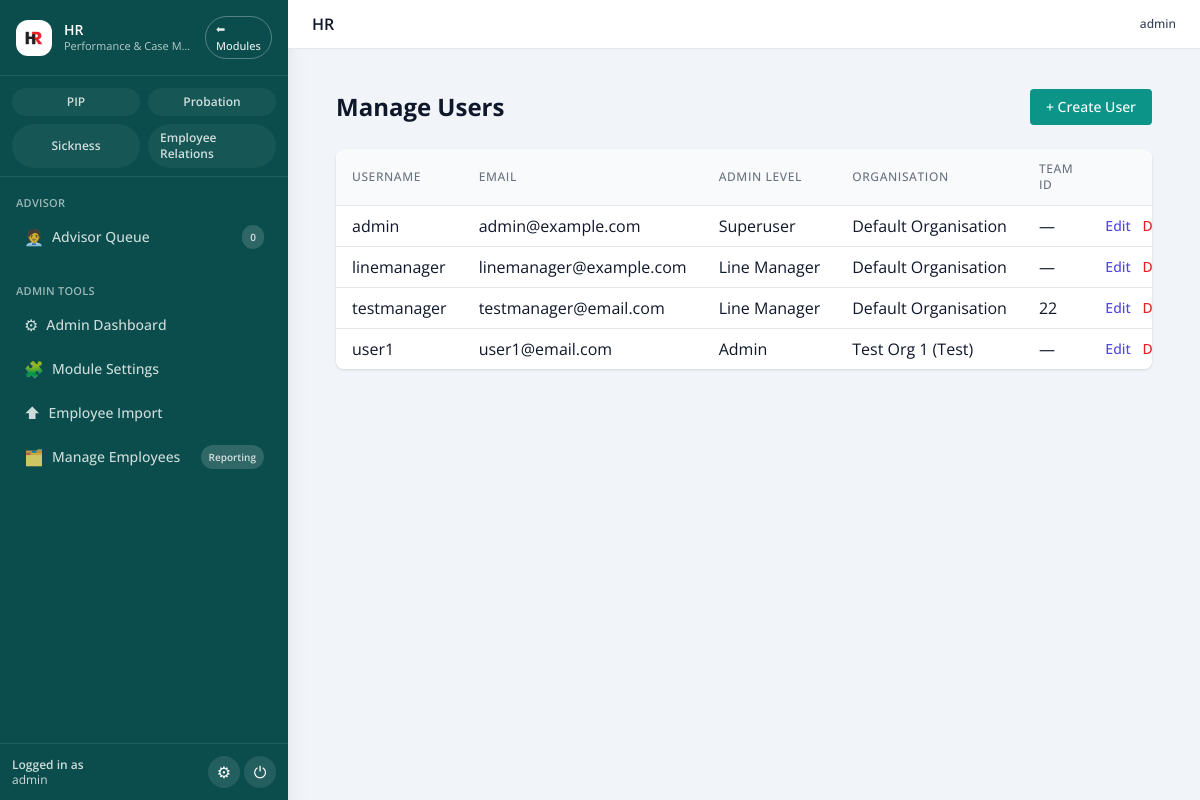
The app's page /admin/users (signed in) with its own data.
### pip_app/models.py (models this page shows, shortened)
class User(db.Model, UserMixin):
    id = db.Column(db.Integer, primary_key=True)
    username = db.Column(db.String(80), unique=True, nullable=False)
    email = db.Column(db.String(120), unique=True, nullable=False)
    password_hash = db.Column(db.String(200), nullable=False)
    admin_level = db.Column(db.Integer, default=0)  # 0 = line mgr, 1 = admin, 2 = superuser
    team_id = db.Column(db.Integer, nullable=True)
    organisation_id = db.Column(
        db.Integer,
        db.ForeignKey("organisations.id"),
        nullable=True,
        index=True,
    )
    organisation = db.relationship(
        "Organisation",
        backref=db.backref("users", lazy=True),
    )
    def is_admin(self):
        return self.admin_level >= 1
    def is_superuser(self):
        return self.admin_level == 2

class Organisation(db.Model):
    __tablename__ = "organisations"
    id = db.Column(db.Integer, primary_key=True)
    name = db.Column(db.String(255), nullable=False, default="Default Organisation")
    slug = db.Column(
        db.String(255),
        nullable=False,
        unique=True,
        index=True,
        default="default-organisation",
    )
    is_active = db.Column(db.Boolean, nullable=False, default=True)
    primary_colour = db.Column(db.String(20), nullable=True)
    secondary_colour = db.Column(db.String(20), nullable=True)
    logo_url = db.Column(db.String(500), nullable=True)
    font_family = db.Column(db.String(100), nullable=True)
    sector_pack = db.Column(db.String(100), nullable=True)
    created_at = db.Column(db.DateTime, default=datetime.utcnow, nullable=False)
    updated_at = db.Column(
        db.DateTime,
        default=datetime.utcnow,
        onupdate=datetime.utcnow,
        nullable=False,
    )

### old files/app - 050226.py (the view)
@app.route('/admin/users')
@login_required
def manage_users():
    if not current_user.is_superuser():
        flash('Access denied.', 'danger')
        return redirect(url_for('dashboard'))
    users = User.query.all()
    return render_template('admin_users.html', users=users)

### templates/admin_users.html (shortened to what this page needs)
{% extends "base.html" %}
{% block content %}
<div class="p-6">
  <div class="flex items-center justify-between mb-6">
    <h1 class="text-2xl font-bold">Manage Users</h1>
    <a href="{{ url_for('create_user') }}" class="inline-flex items-center px-4 py-2 bg-teal-600 text-white text-sm font-medium rounded hover:bg-teal-700">
      + Create User
    </a>
  </div>
  <div class="overflow-x-auto bg-white shadow rounded-lg">
    <table class="min-w-full divide-y divide-gray-200">
      <thead class="bg-gray-50">
        <tr>
          <th class="px-4 py-3 text-left text-xs font-medium text-gray-500 uppercase tracking-wider">Username</th>
          <th class="px-4 py-3 text-left text-xs font-medium text-gray-500 uppercase tracking-wider">Email</th>
          <th class="px-4 py-3 text-left text-xs font-medium text-gray-500 uppercase tracking-wider">Admin Level</th>
          <th class="px-4 py-3 text-left text-xs font-medium text-gray-500 uppercase tracking-wider">Organisation</th>
          <th class="px-4 py-3 text-left text-xs font-medium text-gray-500 uppercase tracking-wider">Team ID</th>
          <th class="px-4 py-3"></th>
        </tr>
      </thead>
      <tbody class="bg-white divide-y divide-gray-200">
        {% for user in users %}
        <tr>
          <td class="px-4 py-2 whitespace-nowrap">{{ user.username }}</td>
          <td class="px-4 py-2 whitespace-nowrap">{{ user.email }}</td>
          <td class="px-4 py-2 whitespace-nowrap">
            {% if user.admin_level == 2 %}
              Superuser
            {% elif user.admin_level == 1 %}
              Admin
            {% else %}
              Line Manager
            {% endif %}
          </td>
          <td class="px-4 py-2 whitespace-nowrap">
            {% if user.organisation %}
              {{ user.organisation.name }}
            {% else %}
              —
            {% endif %}
          </td>
          <td class="px-4 py-2 whitespace-nowrap">{{ user.team_id or '—' }}</td>
          <td class="px-4 py-2 whitespace-nowrap text-right text-sm font-medium">
            <a href="{{ url_for('edit_user', user_id=user.id) }}" class="text-indigo-600 hover:text-indigo-900 mr-2">Edit</a>
            <form method="POST" action="{{ url_for('delete_user', user_id=user.id) }}" class="inline" onsubmit="return confirm('Are you sure you want to delete this user?');">
              <button type="submit" class="text-red-600 hover:text-red-800">Delete</button>
            </form>
          </td>
        </tr>
        {% endfor %}
      </tbody>
    </table>
  </div>
</div>
{% endblock %}

### templates/base.html (shortened to what this page needs)
<!doctype html>
<html lang="en">
<head>
  <script src="https://cdn.tailwindcss.com"></script>
  <link rel="stylesheet" href="{{ url_for('static', filename='css/tokens.css') }}">
  <link rel="stylesheet" href="{{ url_for('static', filename='css/ui.css') }}">
</head>
<body class="bg-slate-100 text-slate-900">
{% set is_logged_in = current_user.is_authenticated if current_user is defined else False %}
{% set current_endpoint = request.endpoint or '' %}
{% set active_module = (active_module|default(None)) or session.get('active_module') %}
{% set enabled_modules = enabled_modules|default({}) %}
{% set advisor_queue_counts = advisor_queue_counts|default({'open': 0, 'unassigned': 0}) %}
{% set layout = (layout|default('')) %}
{% set hide_sidebar = ((hide_sidebar if hide_sidebar is defined else False) or (not is_logged_in) or (layout == 'fullscreen')) %}
<div class="min-h-screen flex bg-slate-100">
  {% if is_logged_in and not hide_sidebar %}
    <aside class="flex flex-col w-72 bg-[#0a4d4c] text-white shadow-xl">
      <div class="px-4 py-4 border-b border-white/10 flex items-center justify-between gap-3">
        <div class="flex items-center gap-3 min-w-0">
          <div class="h-9 w-9 rounded-xl bg-white flex items-center justify-center shrink-0">
            <img src="{{ url_for('static', filename='images/logo.avif') }}"
                 alt="HR" class="h-8 w-8 rounded-lg object-cover">
          </div>
          <div class="min-w-0">
            <div class="text-sm font-semibold leading-tight truncate">HR</div>
            <div class="text-[11px] text-white/70 truncate">Performance &amp; Case Management</div>
          </div>
        </div>
        <a href="{{ url_for('main.home') }}"
           class="inline-flex items-center justify-center rounded-full border border-white/30 px-2.5 py-1 text-[11px] font-medium text-white/90 hover:bg-white/10">
          ⬅ Modules
        </a>
      </div>
      <div class="px-3 pt-3 pb-2 border-b border-white/10">
        <div class="grid grid-cols-2 gap-2">
          {% if enabled_modules.get('pip', True) %}
          <a href="{{ url_for('dashboard') }}"
             class="inline-flex items-center justify-center gap-1.5 rounded-full px-3 py-1.5 text-[11px] font-semibold
                    {% if active_module == 'PIP' %}
                      bg-white text-[#0a4d4c]
                    {% else %}
                      bg-white/5 text-white/80 hover:bg-white/10
                    {% endif %}">
            <span class="text-xs">PIP</span>
          </a>
          {% endif %}
          {% if enabled_modules.get('probation', True) %}
          <a href="{{ url_for('probation_dashboard') }}"
             class="inline-flex items-center justify-center gap-1.5 rounded-full px-3 py-1.5 text-[11px] font-semibold
                    {% if active_module == 'Probation' %}
                      bg-white text-[#0a4d4c]
                    {% else %}
                      bg-white/5 text-white/80 hover:bg-white/10
                    {% endif %}">
            <span class="text-xs">Probation</span>
          </a>
          {% endif %}
          {% if enabled_modules.get('sickness', True) %}
          <a href="{{ url_for('sickness_dashboard') }}"
             class="inline-flex items-center justify-center gap-1.5 rounded-full px-3 py-1.5 text-[11px] font-semibold
                    {% if active_module == 'Sickness' %}
                      bg-white text-[#0a4d4c]
                    {% else %}
                      bg-white/5 text-white/80 hover:bg-white/10
                    {% endif %}">
            <span class="text-xs">Sickness</span>
          </a>
          {% endif %}
          {% if current_user.is_superuser() and enabled_modules.get('employee_relations', True) %}
          <a href="{{ url_for('employee_relations.dashboard') }}"
             class="inline-flex items-center justify-center gap-1.5 rounded-full px-3 py-1.5 text-[11px] font-semibold
                    {% if active_module == 'Employee Relations' %}
                      bg-white text-[#0a4d4c]
                    {% else %}
                      bg-white/5 text-white/80 hover:bg-white/10
                    {% endif %}">
            <span class="text-xs">Employee Relations</span>
          </a>
          {% endif %}
        </div>
      </div>
      <nav class="flex-1 overflow-y-auto px-3 py-4 space-y-6 text-sm">
        {% if current_user.is_admin() %}
          <div>
            <div class="px-1 text-[11px] font-semibold uppercase tracking-wide text-white/60 mb-1">
              Advisor
            </div>
            <ul class="space-y-1">
              <li>
                <a href="{{ url_for('admin.advisor_escalation_queue') }}"
                   class="flex items-center justify-between gap-2 rounded-xl px-3 py-2
                          {% if current_endpoint == 'admin.advisor_escalation_queue' %}
                            bg-white text-[#0a4d4c]
                          {% else %}
                            text-white/80 hover:bg-white/10
                          {% endif %}">
                  <span class="flex items-center gap-2 min-w-0">
                    <span class="text-base">🧑‍💼</span>
                    <span class="text-sm font-medium">Advisor Queue</span>
                  </span>
                  {% if advisor_queue_counts.open > 0 %}
                    <span class="inline-flex items-center rounded-full bg-amber-400 px-2 py-0.5 text-[10px] font-bold text-slate-900">
                      {{ advisor_queue_counts.open }}
                    </span>
                  {% else %}
                    <span class="inline-flex items-center rounded-full bg-white/15 px-2 py-0.5 text-[10px] font-semibold text-inherit">
                      0
                    </span>
                  {% endif %}
                </a>
              </li>
            </ul>
          </div>
        {% endif %}
        {% if current_user.is_superuser() %}
          <div>
            <div class="px-1 text-[11px] font-semibold uppercase tracking-wide text-white/60 mb-1">
              Admin Tools
            </div>
            <ul class="space-y-1">
              <li>
                <a href="{{ url_for('admin_dashboard') }}"
                   class="flex items-center gap-2 rounded-xl px-3 py-2
                          {% if current_endpoint == 'admin_dashboard' %}
                            bg-white text-[#0a4d4c]
                          {% else %}
                            text-white/80 hover:bg-white/10
                          {% endif %}">
                  <span class="text-base">⚙</span>
                  <span class="text-sm font-medium">Admin Dashboard</span>
                </a>
              </li>
              <li>
                <a href="{{ url_for('admin.admin_module_settings') }}"
                   class="flex items-center gap-2 rounded-xl px-3 py-2
                          {% if current_endpoint == 'admin.admin_module_settings' %}
                            bg-white text-[#0a4d4c]
                          {% else %}
                            text-white/80 hover:bg-white/10
                          {% endif %}">
                  <span class="text-base">🧩</span>
                  <span class="text-sm font-medium">Module Settings</span>
                </a>
              </li>
              <li>
                <a href="{{ url_for('employee_import') }}"
                   class="flex items-center gap-2 rounded-xl px-3 py-2
                          {% if current_endpoint == 'employee_import' %}
                            bg-white text-[#0a4d4c]
                          {% else %}
                            text-white/80 hover:bg-white/10
                          {% endif %}">
                  <span class="text-base">⬆</span>
                  <span class="text-sm font-medium">Employee Import</span>
                </a>
              </li>
              <li>
                <a href="{{ url_for('manage_employee.index') }}"
                   class="flex items-center justify-between gap-2 rounded-xl px-3 py-2
                          {% if current_endpoint.startswith('manage_employee.') %}
                            bg-white text-[#0a4d4c]
                          {% else %}
                            text-white/80 hover:bg-white/10
                          {% endif %}">
                  <span class="flex items-center gap-2 min-w-0">
                    <span class="text-base">🗂️</span>
                    <span class="text-sm font-medium">Manage Employees</span>
                  </span>
                  <span class="rounded-full px-2 py-0.5 text-[10px] font-semibold
                               {% if current_endpoint == 'manage_employee.reporting' %}
                                 bg-[#0a4d4c] text-white
                               {% else %}
                                 bg-white/15 text-inherit
                               {% endif %}">
                    Reporting
                  </span>
                </a>
              </li>
            </ul>
          </div>
        {% endif %}
      </nav>
      <div class="px-3 py-3 border-t border-white/10">
        <div class="flex items-center justify-between gap-2">
          <div class="text-xs text-white/80 leading-tight min-w-0">
            <div class="font-semibold">Logged in as</div>
            <div class="truncate">{{ current_user.username }}</div>
          </div>
          <div class="flex items-center gap-1">
            {% if current_user.is_superuser() %}
              <a href="{{ url_for('admin_dashboard') }}"
                 class="inline-flex items-center justify-center rounded-full bg-white/10 hover:bg-white/20 h-8 w-8 text-base"
                 title="Admin Tools">
                ⚙
              </a>
            {% endif %}
            <form action="{{ url_for('auth.logout') }}" method="post">
              <button type="submit"
                      class="inline-flex items-center justify-center rounded-full bg-white/10 hover:bg-white/20 h-8 w-8 text-base"
                      title="Logout">
                ⏻
              </button>
            </form>
          </div>
        </div>
      </div>
    </aside>
  {% endif %}
  <div class="flex-1 flex flex-col min-w-0">
    <header class="w-full border-b border-slate-200 bg-white">
      <div class="px-4 sm:px-6 py-3 flex items-center justify-between gap-3">
        <div class="flex items-center gap-3">
          <div>
            {% block page_title %}
              <h1 class="text-base font-semibold text-slate-900">
                HR
              </h1>
            {% endblock %}
          </div>
        </div>
        {% if is_logged_in %}
          <div class="hidden md:flex items-center gap-4 text-xs text-slate-500">
            <div class="text-right">
              <div class="font-medium text-slate-700">{{ current_user.username }}</div>
            </div>
          </div>
        {% endif %}
      </div>
    </header>
    <div class="px-4 sm:px-6 pt-4">
    </div>
    <main class="flex-1 min-w-0 px-4 sm:px-6 pb-8">
      {% block content %}{% endblock %}
    </main>
  </div>
</div>
</body>
</html>

### records on screen
User: username "admin", email "admin@example.com", admin_level "Superuser", organisation.name "Default Organisation", team_id "—"
User: username "linemanager", email "linemanager@example.com", admin_level "Line Manager", organisation.name "Default Organisation", team_id "—"
User: username "testmanager", email "testmanager@email.com", admin_level "Line Manager", organisation.name "Default Organisation", team "22"
User: username "user1", email "user1@email.com", admin_level "Admin", organisation.name "Test Org 1 (Test)", team_id "—"
